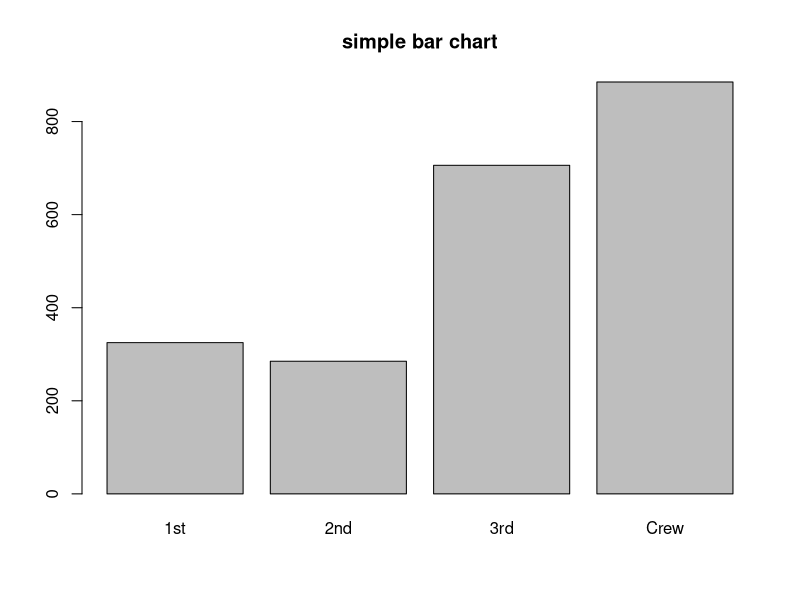
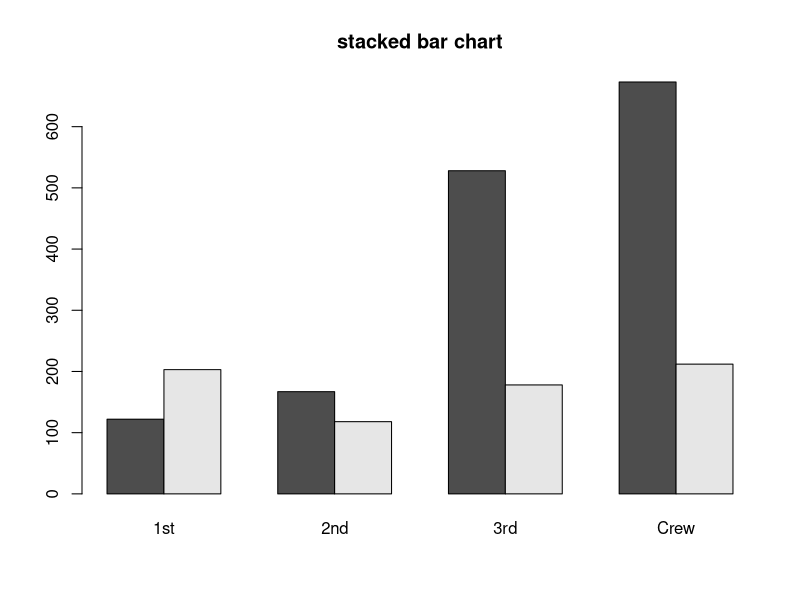
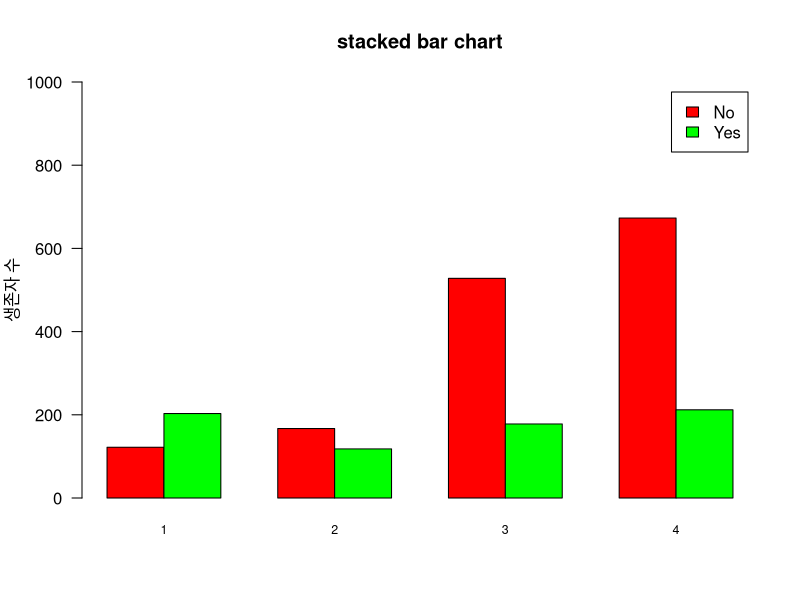
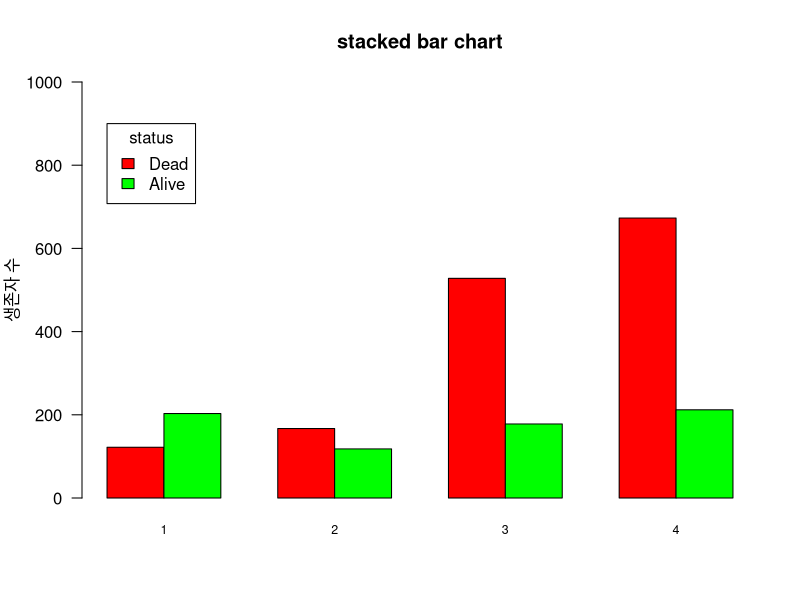
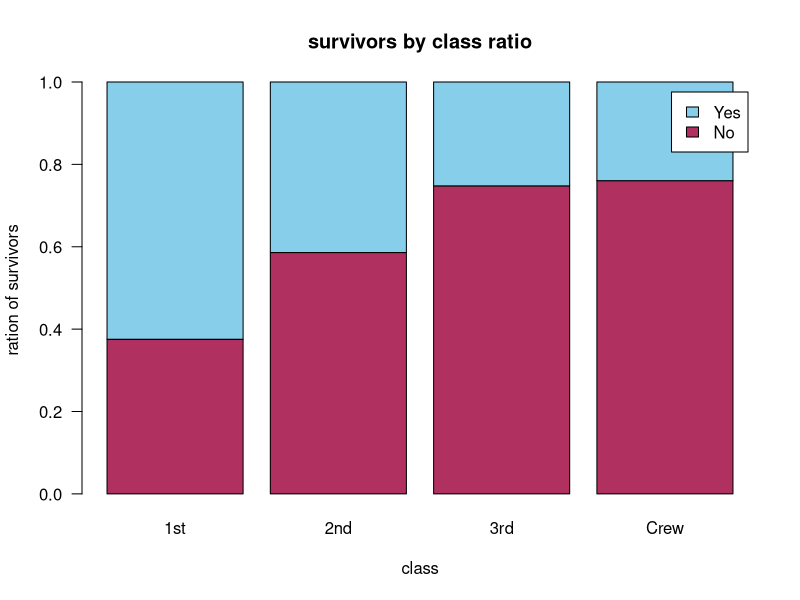
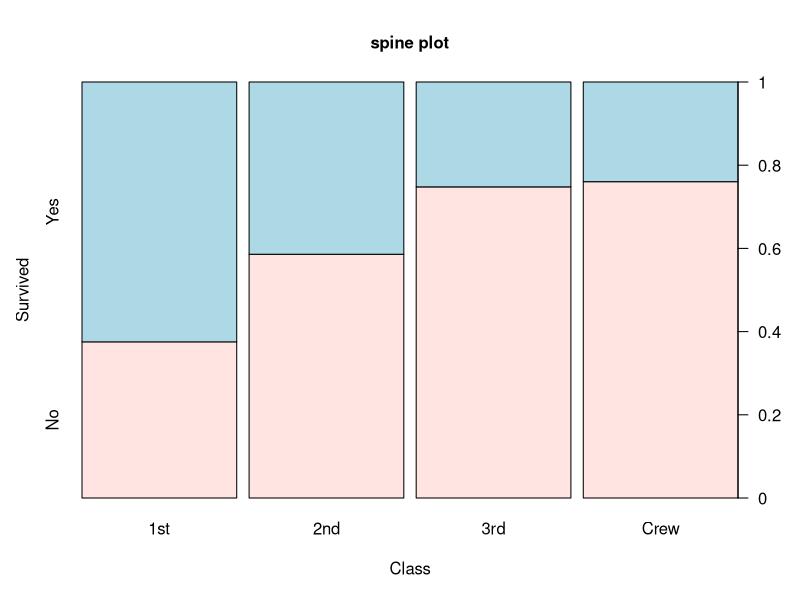
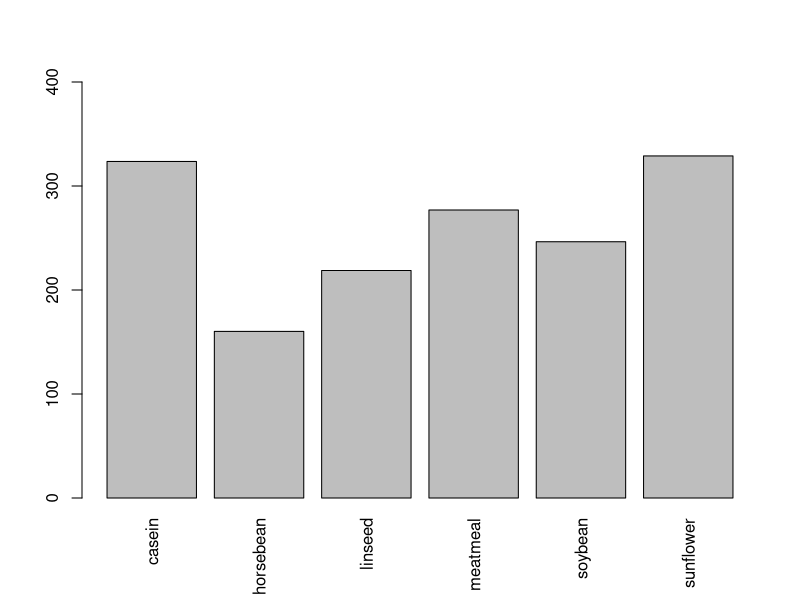
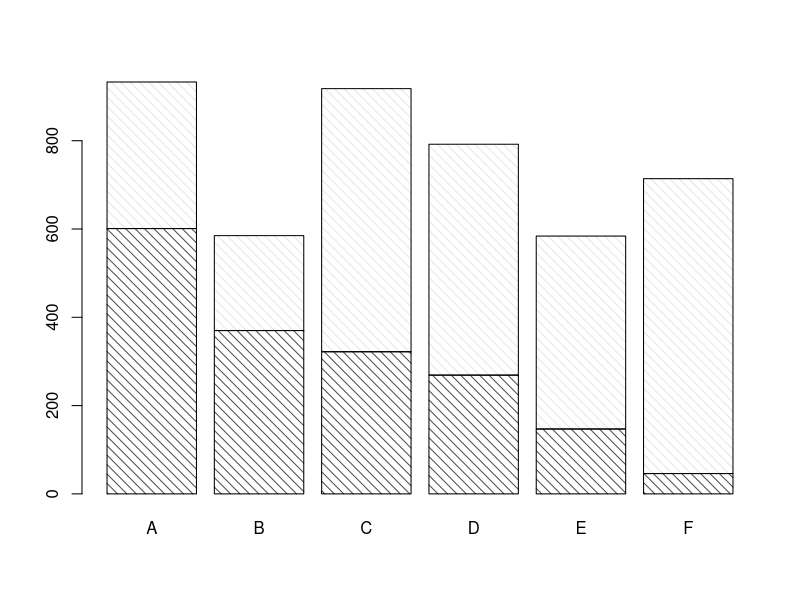

R code for these plots, in order:

head(Titanic)
str(Titanic)
class <- margin.table(Titanic, margin = 1)
class

barplot(class, # 테이블 넣어주면 알아서 기본 바차트 생성됨
        main="simple bar chart")

survival.by.class <- margin.table(Titanic, margin = c(4, 1))

survival.by.class # 2차원 교차표

barplot(survival.by.class, # 교차표 주면 한 범주에 두개씩
        main = "stacked bar chart",
        beside = T)

# 세련된 막대도표 생성하기

# 01. 막대 이름 주기


barplot(survival.by.class,
        main = "stacked bar chart",
        beside = T,
        names.arg = c('1', '2', '3', '4'),
        cex.names = 0.75, # name 크기 조정
        ylab = '생존자 수',
        las = 1,
        ylim = c(0, 1000),
        col = c('red', 'green'),
        legend=T) 

# 별도 레전드를 추가하려면 레전드 옵션을 지우고 레전드 함수 사용

barplot(survival.by.class,
        main = "stacked bar chart",
        beside = T,
        names.arg = c('1', '2', '3', '4'),
        cex.names = 0.75, # name 크기 조정
        ylab = '생존자 수',
        las = 1,
        ylim = c(0, 1000),
        col = c('red', 'green'))

legend(x=1, y=900, # 좌표 주기
       legend = c("Dead", "Alive"),
       fill=c('red', 'green'), # pch(심볼), lty(선), fill(면)
       title = 'status') 

survival.by.class

suv.prop <- prop.table(survival.by.class,
                       margin = 2) # 열의 비율 계산

suv.prop

barplot(suv.prop, col=c('maroon', 'skyblue'),
        xlab='class',
        ylab='ration of survivors',
        las=1,
        main='survivors by class ratio',
        legend.text = T)


library(vcd)
spine(t(suv.prop), gp=gpar(fill=c("mistyrose", 'lightblue')),
      main='spine plot')


# 집단별 평균을 막대도표로 플로팅 해보기

head(chickwts)
str(chickwts)
h <- tapply(chickwts$weight, chickwts$feed, mean) # 그룹별 apply 적용함수
h

barplot(h, ylim=c(0, 400), las=3)


# 막대도표 꾸미기

str(UCBAdmissions)

admission.by.dept <- margin.table(UCBAdmissions, c(1, 3))
admission.by.dept # 교차표 

barplot(admission.by.dept,
        density = 15,
        angle = 135)

barplot(admission.by.dept,
        border = 'red',
        col = c('lightblue', 'mistyrose'))

barplot(admission.by.dept, beside = T,
        space = c(0.3, 2.0), # 막대간, 집단간 간격
        col = c('lightblue', 'mistyrose')) 

barplot(admission.by.dept, axes = F, horiz = T)
















